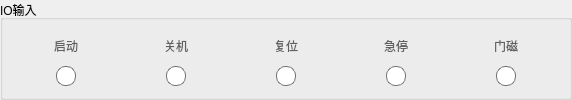
        <widget class="QGroupBox" name="groupBox_5">
         <property name="title">
          <string>IO输入</string>
         </property>
         <layout class="QGridLayout" name="gridLayout_5">
          <item row="0" column="0">
           <layout class="QVBoxLayout" name="verticalLayout_6">
            <item>
             <layout class="QHBoxLayout" name="horizontalLayout_22">
              <item>
               <spacer name="horizontalSpacer_13">
                <property name="orientation">
                 <enum>Qt::Horizontal</enum>
                </property>
                <property name="sizeHint" stdset="0">
                 <size>
                  <width>40</width>
                  <height>20</height>
                 </size>
                </property>
               </spacer>
              </item>
              <item>
               <widget class="QLabel" name="label_3">
                <property name="styleSheet">
                 <string notr="true">QLabel {
font-size:12px;
font-family:PingFang SC;
font-weight:300;
line-height:17px;
color:rgba(97,97,97,1);
}</string>
                </property>
                <property name="text">
                 <string>启动</string>
                </property>
               </widget>
              </item>
              <item>
               <spacer name="horizontalSpacer_14">
                <property name="orientation">
                 <enum>Qt::Horizontal</enum>
                </property>
                <property name="sizeHint" stdset="0">
                 <size>
                  <width>40</width>
                  <height>20</height>
                 </size>
                </property>
               </spacer>
              </item>
             </layout>
            </item>
            <item>
             <layout class="QHBoxLayout" name="horizontalLayout_23">
              <item>
               <spacer name="horizontalSpacer_15">
                <property name="orientation">
                 <enum>Qt::Horizontal</enum>
                </property>
                <property name="sizeHint" stdset="0">
                 <size>
                  <width>40</width>
                  <height>20</height>
                 </size>
                </property>
               </spacer>
              </item>
              <item>
               <widget class="QLabel" name="ioInput_start">
                <property name="styleSheet">
                 <string notr="true">QLabel {
	min-width:18px;
	min-height:18px;
	max-width:18px;
	max-height:18px;
	border-radius:9px;
	background:rgba(255,255,255,1);
	border:1px solid rgba(112,112,112,1);
}</string>
                </property>
                <property name="text">
                 <string/>
                </property>
               </widget>
              </item>
              <item>
               <spacer name="horizontalSpacer_16">
                <property name="orientation">
                 <enum>Qt::Horizontal</enum>
                </property>
                <property name="sizeHint" stdset="0">
                 <size>
                  <width>40</width>
                  <height>20</height>
                 </size>
                </property>
               </spacer>
              </item>
             </layout>
            </item>
           </layout>
          </item>
          <item row="0" column="1">
           <layout class="QVBoxLayout" name="verticalLayout_55">
            <item>
             <layout class="QHBoxLayout" name="horizontalLayout_117">
              <item>
               <spacer name="horizontalSpacer_188">
                <property name="orientation">
                 <enum>Qt::Horizontal</enum>
                </property>
                <property name="sizeHint" stdset="0">
                 <size>
                  <width>40</width>
                  <height>20</height>
                 </size>
                </property>
               </spacer>
              </item>
              <item>
               <widget class="QLabel" name="label_56">
                <property name="styleSheet">
                 <string notr="true">QLabel {
font-size:12px;
font-family:PingFang SC;
font-weight:300;
line-height:17px;
color:rgba(97,97,97,1);
}</string>
                </property>
                <property name="text">
                 <string>关机</string>
                </property>
               </widget>
              </item>
              <item>
               <spacer name="horizontalSpacer_189">
                <property name="orientation">
                 <enum>Qt::Horizontal</enum>
                </property>
                <property name="sizeHint" stdset="0">
                 <size>
                  <width>40</width>
                  <height>20</height>
                 </size>
                </property>
               </spacer>
              </item>
             </layout>
            </item>
            <item>
             <layout class="QHBoxLayout" name="horizontalLayout_118">
              <item>
               <spacer name="horizontalSpacer_190">
                <property name="orientation">
                 <enum>Qt::Horizontal</enum>
                </property>
                <property name="sizeHint" stdset="0">
                 <size>
                  <width>40</width>
                  <height>20</height>
                 </size>
                </property>
               </spacer>
              </item>
              <item>
               <widget class="QLabel" name="ioInput_shutdown">
                <property name="styleSheet">
                 <string notr="true">QLabel {
	min-width:18px;
	min-height:18px;
	max-width:18px;
	max-height:18px;
	border-radius:9px;
	background:rgba(255,255,255,1);
	border:1px solid rgba(112,112,112,1);
}</string>
                </property>
                <property name="text">
                 <string/>
                </property>
               </widget>
              </item>
              <item>
               <spacer name="horizontalSpacer_191">
                <property name="orientation">
                 <enum>Qt::Horizontal</enum>
                </property>
                <property name="sizeHint" stdset="0">
                 <size>
                  <width>40</width>
                  <height>20</height>
                 </size>
                </property>
               </spacer>
              </item>
             </layout>
            </item>
           </layout>
          </item>
          <item row="0" column="2">
           <layout class="QVBoxLayout" name="verticalLayout_56">
            <item>
             <layout class="QHBoxLayout" name="horizontalLayout_119">
              <item>
               <spacer name="horizontalSpacer_192">
                <property name="orientation">
                 <enum>Qt::Horizontal</enum>
                </property>
                <property name="sizeHint" stdset="0">
                 <size>
                  <width>40</width>
                  <height>20</height>
                 </size>
                </property>
               </spacer>
              </item>
              <item>
               <widget class="QLabel" name="label_60">
                <property name="styleSheet">
                 <string notr="true">QLabel {
font-size:12px;
font-family:PingFang SC;
font-weight:300;
line-height:17px;
color:rgba(97,97,97,1);
}</string>
                </property>
                <property name="text">
                 <string>复位</string>
                </property>
               </widget>
              </item>
              <item>
               <spacer name="horizontalSpacer_193">
                <property name="orientation">
                 <enum>Qt::Horizontal</enum>
                </property>
                <property name="sizeHint" stdset="0">
                 <size>
                  <width>40</width>
                  <height>20</height>
                 </size>
                </property>
               </spacer>
              </item>
             </layout>
            </item>
            <item>
             <layout class="QHBoxLayout" name="horizontalLayout_120">
              <item>
               <spacer name="horizontalSpacer_194">
                <property name="orientation">
                 <enum>Qt::Horizontal</enum>
                </property>
                <property name="sizeHint" stdset="0">
                 <size>
                  <width>40</width>
                  <height>20</height>
                 </size>
                </property>
               </spacer>
              </item>
              <item>
               <widget class="QLabel" name="ioInput_restore">
                <property name="styleSheet">
                 <string notr="true">QLabel {
	min-width:18px;
	min-height:18px;
	max-width:18px;
	max-height:18px;
	border-radius:9px;
	background:rgba(255,255,255,1);
	border:1px solid rgba(112,112,112,1);
}</string>
                </property>
                <property name="text">
                 <string/>
                </property>
               </widget>
              </item>
              <item>
               <spacer name="horizontalSpacer_195">
                <property name="orientation">
                 <enum>Qt::Horizontal</enum>
                </property>
                <property name="sizeHint" stdset="0">
                 <size>
                  <width>40</width>
                  <height>20</height>
                 </size>
                </property>
               </spacer>
              </item>
             </layout>
            </item>
           </layout>
          </item>
          <item row="0" column="3">
           <layout class="QVBoxLayout" name="verticalLayout_57">
            <item>
             <layout class="QHBoxLayout" name="horizontalLayout_121">
              <item>
               <spacer name="horizontalSpacer_196">
                <property name="orientation">
                 <enum>Qt::Horizontal</enum>
                </property>
                <property name="sizeHint" stdset="0">
                 <size>
                  <width>40</width>
                  <height>20</height>
                 </size>
                </property>
               </spacer>
              </item>
              <item>
               <widget class="QLabel" name="label_64">
                <property name="styleSheet">
                 <string notr="true">QLabel {
font-size:12px;
font-family:PingFang SC;
font-weight:300;
line-height:17px;
color:rgba(97,97,97,1);
}</string>
                </property>
                <property name="text">
                 <string>急停</string>
                </property>
               </widget>
              </item>
              <item>
               <spacer name="horizontalSpacer_197">
                <property name="orientation">
                 <enum>Qt::Horizontal</enum>
                </property>
                <property name="sizeHint" stdset="0">
                 <size>
                  <width>40</width>
                  <height>20</height>
                 </size>
                </property>
               </spacer>
              </item>
             </layout>
            </item>
            <item>
             <layout class="QHBoxLayout" name="horizontalLayout_122">
              <item>
               <spacer name="horizontalSpacer_198">
                <property name="orientation">
                 <enum>Qt::Horizontal</enum>
                </property>
                <property name="sizeHint" stdset="0">
                 <size>
                  <width>40</width>
                  <height>20</height>
                 </size>
                </property>
               </spacer>
              </item>
              <item>
               <widget class="QLabel" name="ioInput_emergencyStop">
                <property name="styleSheet">
                 <string notr="true">QLabel {
	min-width:18px;
	min-height:18px;
	max-width:18px;
	max-height:18px;
	border-radius:9px;
	background:rgba(255,255,255,1);
	border:1px solid rgba(112,112,112,1);
}</string>
                </property>
                <property name="text">
                 <string/>
                </property>
               </widget>
              </item>
              <item>
               <spacer name="horizontalSpacer_199">
                <property name="orientation">
                 <enum>Qt::Horizontal</enum>
                </property>
                <property name="sizeHint" stdset="0">
                 <size>
                  <width>40</width>
                  <height>20</height>
                 </size>
                </property>
               </spacer>
              </item>
             </layout>
            </item>
           </layout>
          </item>
          <item row="0" column="4">
           <layout class="QVBoxLayout" name="verticalLayout_58">
            <item>
             <layout class="QHBoxLayout" name="horizontalLayout_123">
              <item>
               <spacer name="horizontalSpacer_200">
                <property name="orientation">
                 <enum>Qt::Horizontal</enum>
                </property>
                <property name="sizeHint" stdset="0">
                 <size>
                  <width>40</width>
                  <height>20</height>
                 </size>
                </property>
               </spacer>
              </item>
              <item>
               <widget class="QLabel" name="label_68">
                <property name="styleSheet">
                 <string notr="true">QLabel {
font-size:12px;
font-family:PingFang SC;
font-weight:300;
line-height:17px;
color:rgba(97,97,97,1);
}</string>
                </property>
                <property name="text">
                 <string>门磁</string>
                </property>
               </widget>
              </item>
              <item>
               <spacer name="horizontalSpacer_201">
                <property name="orientation">
                 <enum>Qt::Horizontal</enum>
                </property>
                <property name="sizeHint" stdset="0">
                 <size>
                  <width>40</width>
                  <height>20</height>
                 </size>
                </property>
               </spacer>
              </item>
             </layout>
            </item>
            <item>
             <layout class="QHBoxLayout" name="horizontalLayout_124">
              <item>
               <spacer name="horizontalSpacer_202">
                <property name="orientation">
                 <enum>Qt::Horizontal</enum>
                </property>
                <property name="sizeHint" stdset="0">
                 <size>
                  <width>40</width>
                  <height>20</height>
                 </size>
                </property>
               </spacer>
              </item>
              <item>
               <widget class="QLabel" name="ioInput_gateSensor">
                <property name="styleSheet">
                 <string notr="true">QLabel {
	min-width:18px;
	min-height:18px;
	max-width:18px;
	max-height:18px;
	border-radius:9px;
	background:rgba(255,255,255,1);
	border:1px solid rgba(112,112,112,1);
}</string>
                </property>
                <property name="text">
                 <string/>
                </property>
               </widget>
              </item>
              <item>
               <spacer name="horizontalSpacer_203">
                <property name="orientation">
                 <enum>Qt::Horizontal</enum>
                </property>
                <property name="sizeHint" stdset="0">
                 <size>
                  <width>40</width>
                  <height>20</height>
                 </size>
                </property>
               </spacer>
              </item>
             </layout>
            </item>
           </layout>
          </item>
         </layout>
        </widget>
